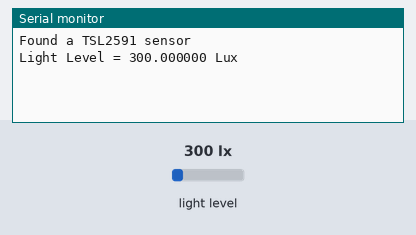
Bench run of a sketch on a simulated Arduino Uno, built with avr-gcc and run on an emulated ATmega328P. On the bench: the last lines printed to the serial monitor. The test bench sets the inputs (shaded band); at power-on: light level 300 lx.

Above: at 1.2 s.
1.3 s: light level set to 40 lx
At 3.2 s:
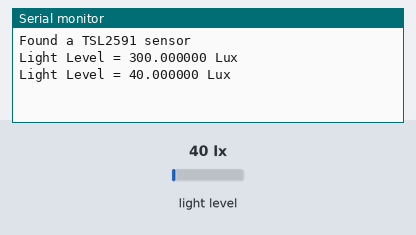
3.6 s: light level set to 500 lx
At 5.1 s:
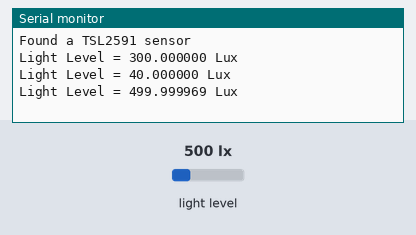
Timing chart, 0 to 6.6 s (numbered marks = the images above; inputs shaded):
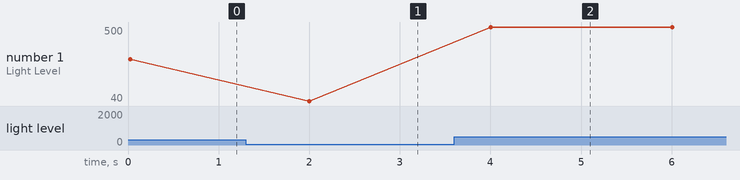

Measured:
- after the input at 1.3 s, the serial monitor: prints a new line after 0.70 s (image 1)
- after the input at 3.6 s, the serial monitor: prints a new line after 0.40 s (image 2)
- plotted number 1: 300 → 40 after the input at 1.3 s, 40 → 500 after the input at 3.6 s

The sketch:

tuto-14.ino
```cpp
#include <Adafruit_Sensor.h>
#include <Adafruit_TSL2591.h>

Adafruit_TSL2591 tsl = Adafruit_TSL2591(2591); // pass in a number for the sensor identifier (for your use later)

void setup()  {

  Serial.begin(9600);   // Initialize serial communication with 9600 baud

  if (tsl.begin())
  {
    Serial.println(F("Found a TSL2591 sensor"));
  }
  else
  {
    Serial.println(F("Sensor Not Found ... check wiring!"));
    while (1);   // stay here!
  }

  // Configure the gain and integration time for the TSL2591
  tsl.setGain(TSL2591_GAIN_MED);                 // Set sensor gain to 25x
  tsl.setTiming(TSL2591_INTEGRATIONTIME_300MS);  // Set sensor integration time to 300 ms
}

void loop() {

  uint32_t tsl2591_data = tsl.getFullLuminosity();   // Get CH0 & CH1 data from the sensor (two 16-bit registers)

  uint16_t ir, ir_visible;
  ir = tsl2591_data >> 16;              // extract infrared value
  ir_visible = tsl2591_data & 0xFFFF;   // extract visible + infrared value

  float lux = tsl.calculateLux(ir_visible, ir);   // Calculate light lux value

  // Print light lux on serial monitor
  Serial.print(F("Light Level = "));
  Serial.print(lux, 6);
  Serial.println( " Lux" );

  delay(2000);   // wait two seconds
}
```
